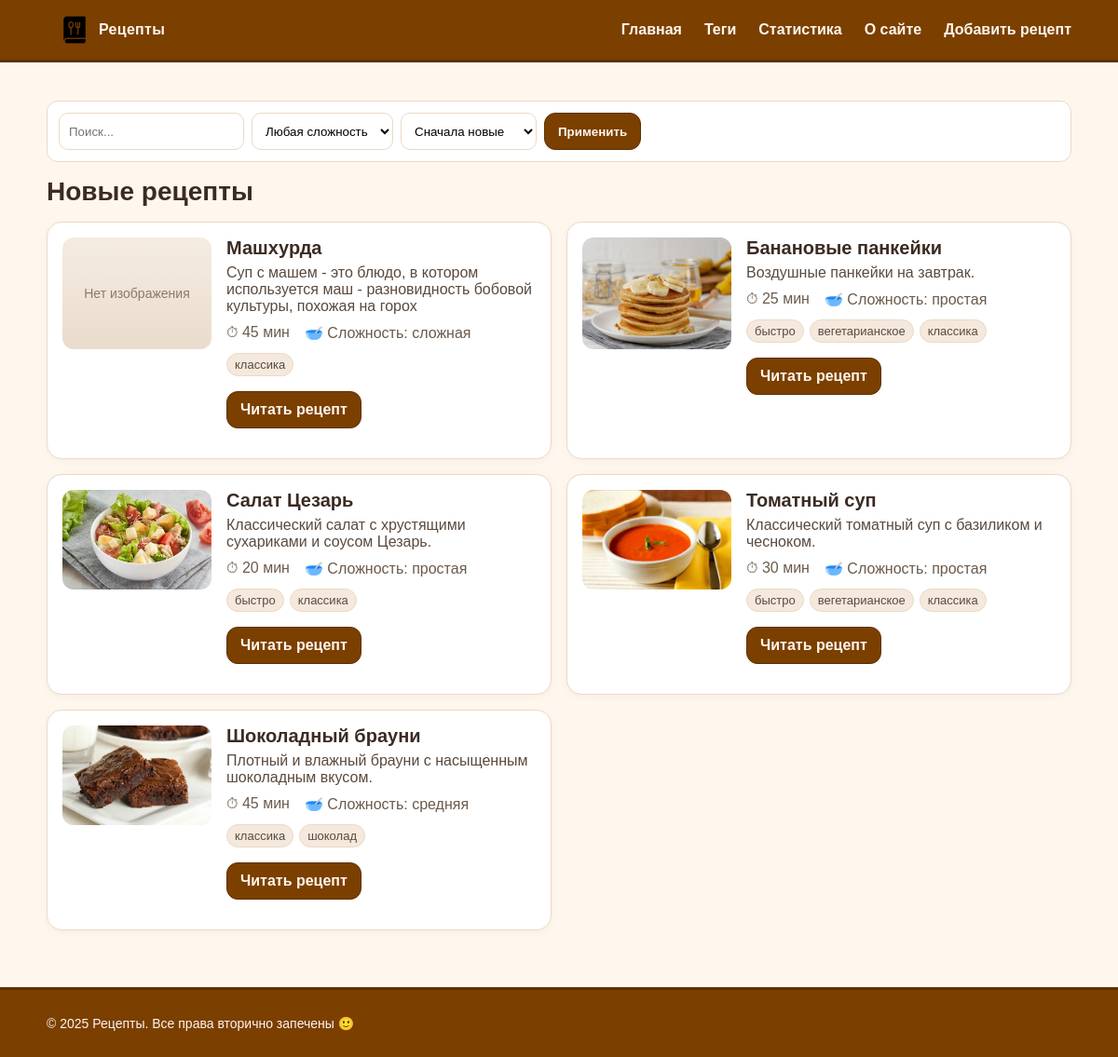
Before: / with the older database file.
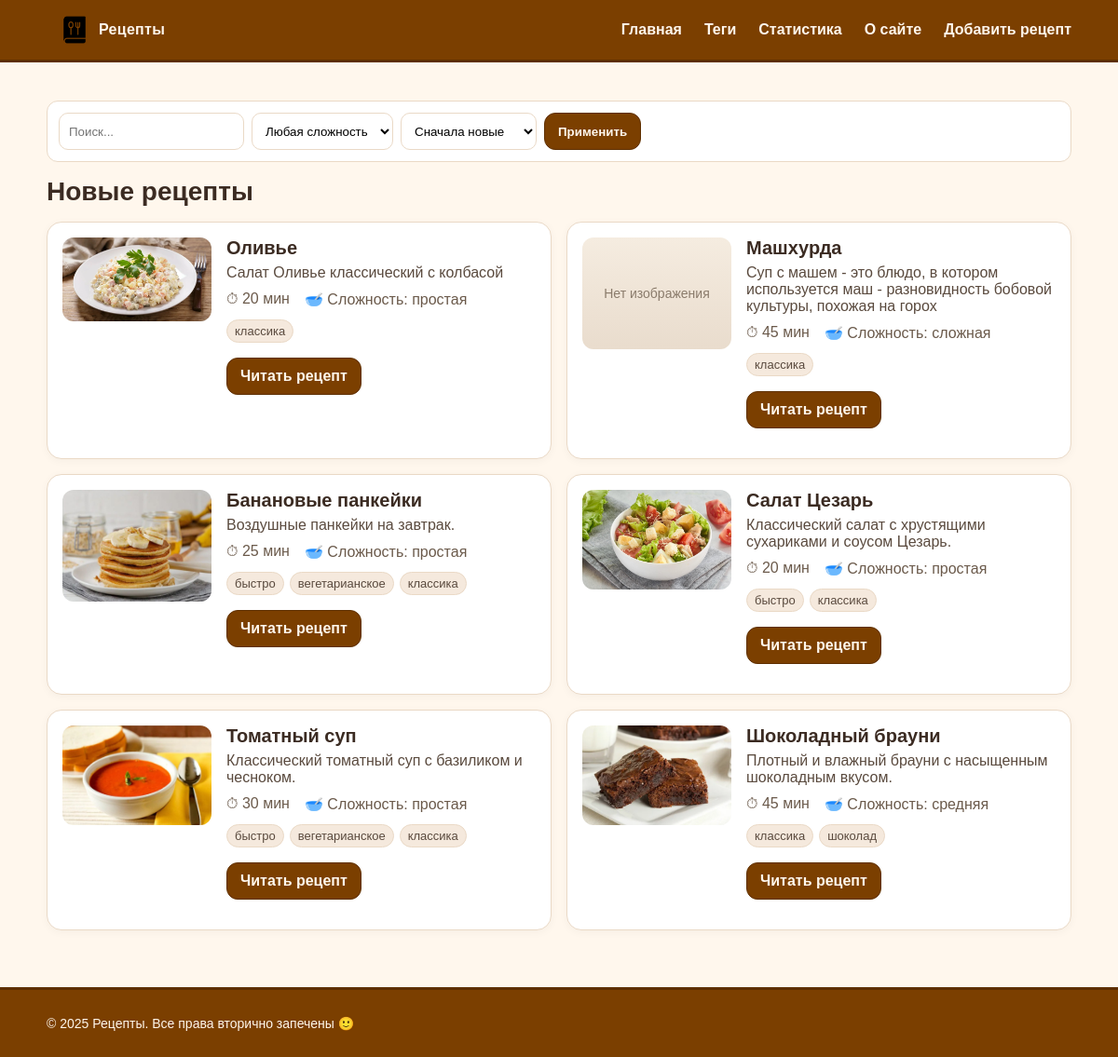
After: the same page with the newer database file.
### recipes/models.py (models this page shows, shortened)
class Recipe(models.Model):
    class Difficulty(models.TextChoices):
        EASY = "easy", "простая"
        MEDIUM = "medium", "средняя"
        HARD = "hard", "сложная"
    title = models.CharField("Название", max_length=255, db_index=True)
    slug = models.SlugField("Слаг", max_length=255, unique=True, db_index=True)
    desc = models.TextField("Описание", blank=True)
    image = models.CharField("Путь к изображению", max_length=255, blank=True)  # путь в /static/...
    cook_time = models.CharField("Время (текст)", max_length=50, blank=True)     # например: "45 мин"
    cook_time_min = models.PositiveIntegerField("Время (мин)", default=0)        # число минут для агрегаций
    difficulty = models.CharField(
        "Сложность",
        max_length=10,
        choices=Difficulty.choices,
        default=Difficulty.EASY,
    )
    is_published = models.BooleanField("Опубликован", default=True)
    photo = models.ImageField("Фото", upload_to=recipe_photo_upload_to, blank=True, null=True)
    category = models.ForeignKey(
        "Category",
        verbose_name="Категория",
        on_delete=models.SET_NULL,
        null=True,
        blank=True,
        related_name="recipes",
    )  # 1 категория -> много рецептов
    tags = models.ManyToManyField(
        "Tag",
        verbose_name="Теги",
        blank=True,
        related_name="recipes",
    )  # многие теги <-> многие рецепты
    created_at = models.DateTimeField("Создано", auto_now_add=True)
    updated_at = models.DateTimeField("Обновлено", auto_now=True)
    objects = models.Manager()
    published = PublishedManager()
    class Meta:
        verbose_name = "Рецепт"
        verbose_name_plural = "Рецепты"
        ordering = ["-created_at"]
        indexes = [models.Index(fields=["-created_at"])]
    def get_absolute_url(self):
        return reverse("recipe_detail_slug", kwargs={"slug": self.slug})

class Tag(models.Model):
    name = models.CharField("Название", max_length=120, unique=True, db_index=True)
    slug = models.SlugField("Слаг", max_length=120, unique=True, db_index=True)
    class Meta:
        verbose_name = "Тег"
        verbose_name_plural = "Теги"
        ordering = ["name"]
    def get_absolute_url(self):
        return reverse("recipes_by_tag", kwargs={"slug": self.slug})

### recipes/views.py (the view)
# urls.py: path('', views.index, name='home'),
def index(request):
    sort_by = request.GET.get('sort', '-created_at')  # '-created_at' | 'title' | '-title'
    q = request.GET.get('q', '').strip()
    diff = request.GET.get('difficulty', '')  # 'easy'|'medium'|'hard'|''
    recipes = Recipe.published.all()  # базово — только опубликованные
    if q:
        recipes = recipes.filter(Q(title__icontains=q) | Q(desc__icontains=q))
    if diff in dict(Recipe.Difficulty.choices):
        recipes = recipes.filter(difficulty=diff)
    recipes = recipes.order_by(sort_by)
    ctx = {
        'title': 'Новые рецепты',
        'recipes': recipes,
        'sort_by': sort_by, 'q': q, 'diff': diff,
        'difficulty_choices': Recipe.Difficulty.choices,
        'year': 2025,
    }
    return render(request, 'recipes/index.html', ctx)

### recipes/models.py (called while the page is built)
    def get_queryset(self):
        return super().get_queryset().filter(is_published=True)

### recipes/templates/recipes/index.html (shortened to what this page needs)
{% extends 'base.html' %}
{% load static %}
{% block content %}
  <form method="get" class="filters">
    <input type="text" name="q" placeholder="Поиск..." value="{{ q }}">
    <select name="difficulty">
      <option value="">Любая сложность</option>
    </select>
    <select name="sort">
      <option value="-created_at" {% if sort_by == '-created_at' %}selected{% endif %}>Сначала новые</option>
    </select>
    <button class="btn">Применить</button>
  </form>
  <h1 class="page-title">{{ title }}</h1>
  <ul class="card-list">
    {% for r in recipes %}
      <li class="card">
        <div class="card-media">
  {% if r.photo %}
    <img src="{{ r.photo.url }}" alt="{{ r.title }}">
  {% elif r.image %}
    <img src="{% static r.image %}" alt="{{ r.title }}">
  {% else %}
    <div class="noimg">Нет изображения</div>
  {% endif %}
</div>
        <div class="card-body">
          <h2 class="card-title">{{ r.title }}</h2>
          <p class="card-desc">{{ r.desc }}</p>
          <ul class="meta">
            <li>⏱ {{ r.cook_time }}</li>
            <li>🥣 Сложность: {{ r.get_difficulty_display }}</li>
          </ul>
          <ul class="tags">
            {% for t in r.tags.all %}
                <li><a class="tag" href="{{ t.get_absolute_url }}">{{ t.name }}</a></li>
            {% empty %}
                <li class="tag tag-empty">без тегов</li>
            {% endfor %}
            </ul>
          <p><a class="btn" href="{{ r.get_absolute_url }}">Читать рецепт</a></p>
        </div>
      </li>
    {% endfor %}
  </ul>
{% endblock %}

### templates/base.html (shortened to what this page needs)
{% load static %}
<link rel="stylesheet" href="{% static 'recipes/css/styles.css' %}?v=7">
<!DOCTYPE html>
<html lang="ru">
<head>
  <link rel="stylesheet" href="{% static 'recipes/css/styles.css' %}" />
</head>
<body>
  <header class="site-header">
    <div class="inner">
      <a href="{% url 'home' %}" class="logo">Рецепты</a>
      <nav class="main-nav">
  <a href="{% url 'home' %}">Главная</a>
  <a href="{% url 'tag_list' %}">Теги</a>
  <a href="{% url 'stats' %}">Статистика</a>
  <a href="{% url 'about' %}">О сайте</a>
  <a href="{% url 'add_recipe_model' %}">Добавить рецепт</a>
</nav>
    </div>
  </header>
  <main class="main-content">
    <div class="container">
      {% block content %}{% endblock %}
    </div>
  </main>
  <footer class="site-footer">
    <div class="inner">
      <p>© {{ year|default:2025 }} Рецепты. Все права вторично запечены 🙂</p>
    </div>
  </footer>
</body>
</html>

### recipes/static/recipes/css/styles.css (style rules this page uses)
:root { --choco:#7B3F00; --choco-dark:#5e2f00; --cream:#FFF7ED; --ink:#3b2b22; --paper:#ffffff; --border:#ead9c6; --header-h:64px; --footer-h:72px; --header-extra-gap:20px; --footer-extra-gap:32px; }
html, body { min-height:100%; margin:0; color:var(--ink); background:var(--cream); font-family:Arial, system-ui, -apple-system, "Segoe UI", Roboto, "Helvetica Neue", sans-serif; }
.site-header, .site-footer { position:fixed; left:0; right:0; z-index:1000; background:var(--choco); color:var(--cream); }
.site-header { top:0; border-bottom:3px solid var(--choco-dark); }
.site-footer { bottom:0; border-top:3px solid var(--choco-dark); }
.site-header .inner, .site-footer .inner { max-width:1100px; margin:0 auto; padding:0 16px; display:flex; align-items:center; justify-content:space-between; }
.site-header .inner { height:var(--header-h); }
.site-footer .inner { height:var(--footer-h); }
body { padding-top:calc(var(--header-h) + var(--header-extra-gap)); padding-bottom:calc(var(--footer-h) + var(--footer-extra-gap)); }
.main-content { min-height:calc(100vh - var(--header-h) - var(--footer-h) - var(--header-extra-gap) - var(--footer-extra-gap)); }
.main-nav { height:var(--header-h); display:flex; align-items:center; gap:24px; }
.main-nav a { color:var(--cream); text-decoration:none; font-weight:600; line-height:var(--header-h); }
.logo { display:inline-flex; align-items:center; height:var(--header-h); line-height:var(--header-h); padding-left:56px; color:var(--cream); font-weight:800; letter-spacing:.3px; text-decoration:none; background:url("../images/logo.png") no-repeat 12px center / 36px 36px; }
.container { max-width:1100px; margin:24px auto 32px; padding:0 16px; }
.page-title { margin:8px 0 16px; font-size:28px; }
.card-list { list-style:none; margin:0; padding:0; display:grid; gap:16px; grid-template-columns:1fr; }
@media (min-width:720px) { .card-list { grid-template-columns:1fr 1fr; } }
.card { display:grid; grid-template-columns:160px 1fr; gap:16px; background:var(--paper); border:1px solid var(--border); border-radius:16px; padding:16px; box-shadow:0 2px 10px rgba(0,0,0,.04); }
.card-media img { width:100%; height:auto; display:block; border-radius:12px; }
.noimg { width:100%; height:120px; border-radius:12px; background:linear-gradient(180deg,#f5ece0,#e9dccd); display:flex; align-items:center; justify-content:center; color:#8a7b6b; font-size:14px; }
.card-title { margin:0 0 6px; font-size:20px; }
.card-desc { margin:0 0 10px; color:#5a4a3e; }
.meta { margin:0 0 12px; padding:0; display:flex; gap:16px; list-style:none; color:#6b5a4b; }
.btn { display:inline-block; padding:10px 14px; border-radius:12px; background:var(--choco); color:var(--cream); text-decoration:none; font-weight:600; border:1px solid var(--choco-dark); }
.filters { display:flex; flex-wrap:wrap; gap:8px; align-items:center; margin:12px 0 16px; padding:12px; background:var(--paper); border:1px solid var(--border); border-radius:12px; }
.filters input[type="text"], .filters select { min-height:40px; padding:8px 10px; border:1px solid var(--border); border-radius:10px; background:#fff; }
.filters .btn { min-height:40px; padding:8px 14px; }
.tags { list-style:none; padding:0; margin:8px 0 0; display:flex; flex-wrap:wrap; gap:6px; }
.tag { display:inline-block; padding:4px 8px; border-radius:999px; background:#f5e9dd; border:1px solid var(--border); text-decoration:none; color:#5a4a3e; font-size:13px; }
.site-footer p { margin:0; font-size:14px; }

Changed rows visible on the page:
added Recipe: photo (picture), title "Оливье", desc "Салат Оливье классический с колбасой", cook_time "20 мин", difficulty "простая", Tag (name "классика")
